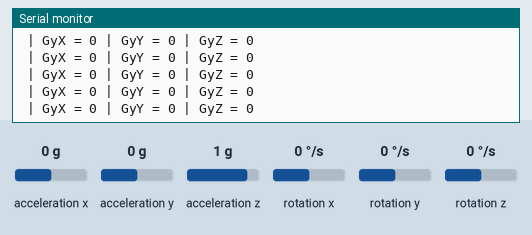
Bench run of a sketch on a simulated Arduino Uno, built with avr-gcc and run on an emulated ATmega328P. On the bench: the last lines printed to the serial monitor. Wiring (inferred from the names in the program): MPU-6050 motion sensor at I2C address 0x68. Inputs (shaded band) come from the test bench; at power-on: rotation x 0 °/s, rotation y 0 °/s, rotation z 0 °/s, acceleration x 0 g, acceleration y 0 g, acceleration z 1 g.

Above: at 1.2 s.
1.3 s: rotation x set to -192 °/s
At 2.4 s:
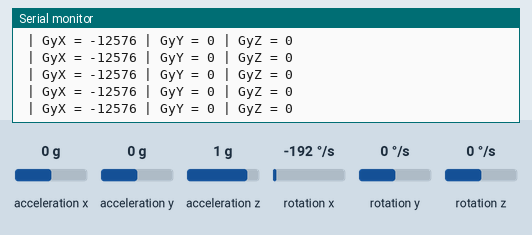
4.3 s: rotation y set to -192 °/s
At 4.43 s:
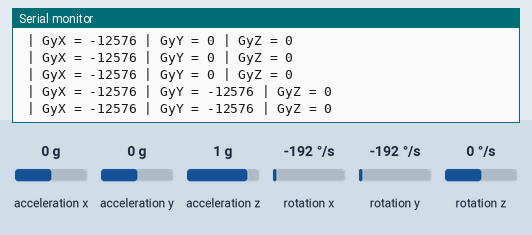
7.3 s: rotation z set to -192 °/s
At 7.45 s:
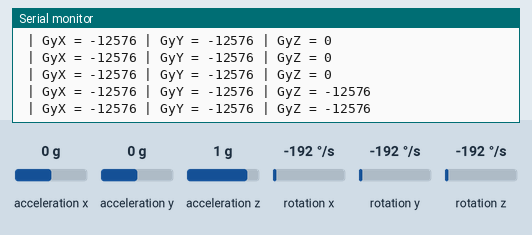
10.3 s: rotation x set to -100 °/s
At 10.33 s:
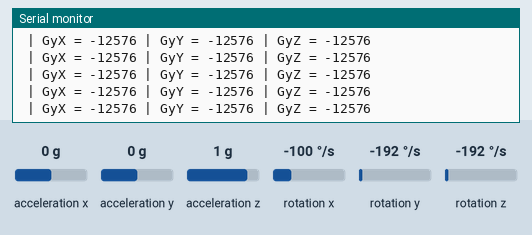
13.3 s: rotation y set to -100 °/s
At 13.3 s:
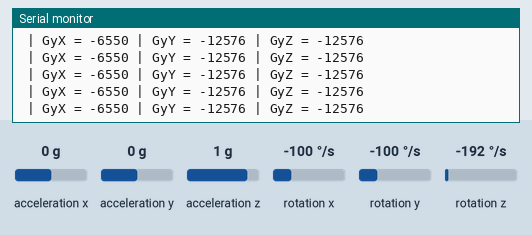
16.3 s: rotation z set to 0 °/s
At 16.3 s:
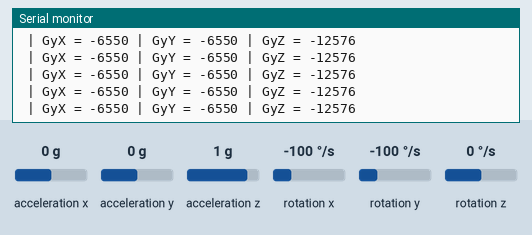
Timing chart, 0 to 19.3 s (numbered marks = the images above; inputs shaded):
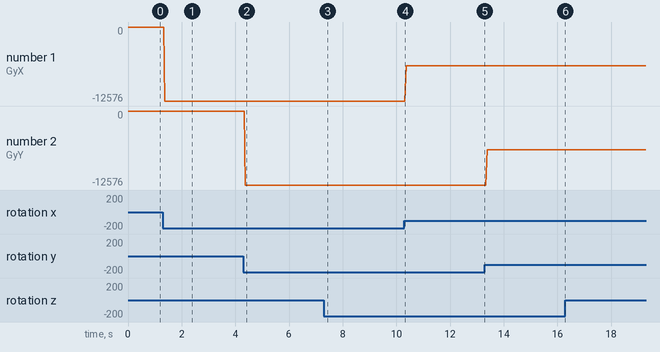

The sketch:

MyMPU6050_180912.ino
```cpp
#include<Wire.h>
#define RESTRICT_PITCH 0
const int MPU_addr = 0x68; // I2C address of the MPU-6050
int16_t AcX, AcY, AcZ, Tmp, GyX, GyY, GyZ;

void setup() {
  Wire.begin();

  init_MPU6050();

  Serial.begin(9600);
}

void loop() {
  Wire.beginTransmission(MPU_addr);
  Wire.write(0x3B);  // starting with register 0x3B (ACCEL_XOUT_H)
  Wire.endTransmission(false);
  Wire.requestFrom(MPU_addr, 14, true); // request a total of 14 registers
  AcX = Wire.read() << 8 | Wire.read(); // 0x3B (ACCEL_XOUT_H) & 0x3C (ACCEL_XOUT_L)
  AcY = Wire.read() << 8 | Wire.read(); // 0x3D (ACCEL_YOUT_H) & 0x3E (ACCEL_YOUT_L)
  AcZ = Wire.read() << 8 | Wire.read(); // 0x3F (ACCEL_ZOUT_H) & 0x40 (ACCEL_ZOUT_L)
  Tmp = Wire.read() << 8 | Wire.read(); // 0x41 (TEMP_OUT_H) & 0x42 (TEMP_OUT_L)
  GyX = Wire.read() << 8 | Wire.read(); // 0x43 (GYRO_XOUT_H) & 0x44 (GYRO_XOUT_L)
  GyY = Wire.read() << 8 | Wire.read(); // 0x45 (GYRO_YOUT_H) & 0x46 (GYRO_YOUT_L)
  GyZ = Wire.read() << 8 | Wire.read(); // 0x47 (GYRO_ZOUT_H) & 0x48 (GYRO_ZOUT_L)
  //Serial.print("AcX = "); Serial.print(AcX);
  //Serial.print(" | AcY = "); Serial.print(AcY);
  //Serial.print(" | AcZ = "); Serial.println(AcZ);
  //Serial.print(" | Tmp = "); Serial.print(Tmp/340.00+36.53);  //equation for temperature in degrees C from datasheet
  Serial.print(" | GyX = "); Serial.print(GyX);
  Serial.print(" | GyY = "); Serial.print(GyY);
  Serial.print(" | GyZ = "); Serial.println(GyZ);
#ifdef RESTRICT_PITCH // Eq. 25 and 26
  double roll  = atan2(AcY, AcZ) * RAD_TO_DEG;
  double pitch = atan(-AcX / sqrt(AcY * AcY + AcZ * AcZ)) * RAD_TO_DEG ;
#else // Eq. 28 and 29
  double roll  = atan(AcY / sqrt(AcX * AcX + AcZ * AcZ)) * RAD_TO_DEG ;
  double pitch = atan2(-AcX, AcZ) * RAD_TO_DEG;
#endif
  delay(10);
}

void init_MPU6050() {
  //MPU6050 Initializing & Reset
  Wire.beginTransmission(MPU_addr);
  Wire.write(0x6B);  // PWR_MGMT_1 register
  Wire.write(0);     // set to zero (wakes up the MPU-6050)
  Wire.endTransmission(true);

  //MPU6050 Clock Type
  Wire.beginTransmission(MPU_addr);
  Wire.write(0x6B);  // PWR_MGMT_1 register
  Wire.write(0x03);     // Selection Clock 'PLL with Z axis gyroscope reference'
  Wire.endTransmission(true);

  //MPU6050 Gyroscope Configuration Setting
  Wire.beginTransmission(MPU_addr);
  Wire.write(0x1B);  // Gyroscope Configuration register
  //Wire.write(0x00);     // FS_SEL=0, Full Scale Range = +/- 250 [degree/sec]
  Wire.write(0x08);     // FS_SEL=1, Full Scale Range = +/- 500 [degree/sec]
  //Wire.write(0x10);     // FS_SEL=2, Full Scale Range = +/- 1000 [degree/sec]
  //Wire.write(0x18);     // FS_SEL=3, Full Scale Range = +/- 2000 [degree/sec]
  Wire.endTransmission(true);

  //MPU6050 Accelerometer Configuration Setting
  Wire.beginTransmission(MPU_addr);
  Wire.write(0x1C);  // Accelerometer Configuration register
  //Wire.write(0x00);     // AFS_SEL=0, Full Scale Range = +/- 2 [g]
  //Wire.write(0x08);     // AFS_SEL=1, Full Scale Range = +/- 4 [g]
  Wire.write(0x10);     // AFS_SEL=2, Full Scale Range = +/- 8 [g]
  //Wire.write(0x18);     // AFS_SEL=3, Full Scale Range = +/- 10 [g]
  Wire.endTransmission(true);

  //MPU6050 DLPF(Digital Low Pass Filter)
  Wire.beginTransmission(MPU_addr);
  Wire.write(0x1A);  // DLPF_CFG register
  //Wire.write(0x00);     // Accel BW 260Hz, Delay 0ms / Gyro BW 256Hz, Delay 0.98ms, Fs 8KHz
  //Wire.write(0x01);     // Accel BW 184Hz, Delay 2ms / Gyro BW 188Hz, Delay 1.9ms, Fs 1KHz
  //Wire.write(0x02);     // Accel BW 94Hz, Delay 3ms / Gyro BW 98Hz, Delay 2.8ms, Fs 1KHz
  //Wire.write(0x03);     // Accel BW 44Hz, Delay 4.9ms / Gyro BW 42Hz, Delay 4.8ms, Fs 1KHz
  //Wire.write(0x04);     // Accel BW 21Hz, Delay 8.5ms / Gyro BW 20Hz, Delay 8.3ms, Fs 1KHz
  //Wire.write(0x05);     // Accel BW 10Hz, Delay 13.8ms / Gyro BW 10Hz, Delay 13.4ms, Fs 1KHz
  Wire.write(0x06);     // Accel BW 5Hz, Delay 19ms / Gyro BW 5Hz, Delay 18.6ms, Fs 1KHz
  Wire.endTransmission(true);
}
```

Measured:
- after the input at 1.3 s, the serial monitor: prints a new line after 0.07 s (image 1)
- after the input at 4.3 s, the serial monitor: prints a new line after 0.07 s (image 2)
- after the input at 7.3 s, the serial monitor: prints a new line after 0.08 s (image 3)
- plotted number 1: 0 → -12576 after the input at 1.3 s, -12576 → -6550 after the input at 10.3 s
